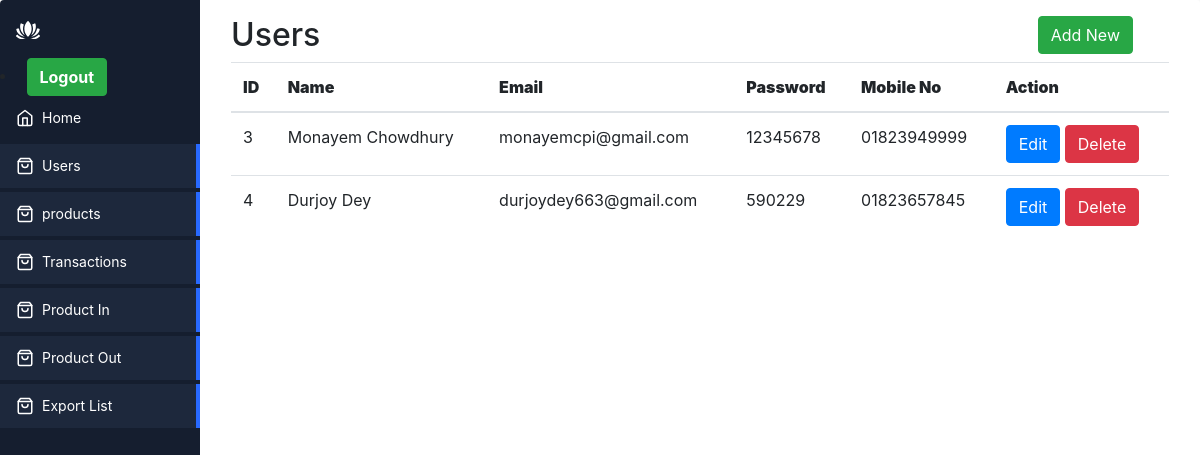
The app's page /users.php (signed in) with its own data.
### tables this page shows
CREATE TABLE `users` (
  `id` int(11) NOT NULL,
  `name` varchar(500) NOT NULL,
  `email` varchar(500) NOT NULL,
  `password` varchar(500) NOT NULL,
  `mobile_no` varchar(500) NOT NULL
);

### users.php (the view, shortened to what this page needs)
<?php
include 'include/header.php';
include 'include/connection.php';
$sql ="SELECT * FROM users" ;
$result = $db->query($sql);
?>
<div class="app-content">
    <div class="container">
        <div class="row">
            <div class="col-md-10">
                <h2>Users</h2>
            </div>
            <div class="col-md-2">
            <a href="registration.php" class="btn btn-success">Add New</a>
            </div>
        </div>
    </div>
    <div class="container-fluid">
        <div class="row">
            <div class="col-md-12">
                <table class="table ">
                    <thead>
                        <th><b>ID</b></th>
                        <th><b>Name</b></th>
                        <th><b>Email </b></th>
                        <th><b>Password</b></th>
                        <th><b>Mobile No</b> </th>
                        <th><b>Action</b></th>
                    </thead>
                    <tbody>
                    <?php while($row = $result->fetch_assoc()): ?>
                        <tr>
                            <td><?php echo $row['id'] ; ?></td>
                            <td><?php echo $row['name'] ; ?></td>
                            <td><?php echo $row['email'] ; ?></td>
                            <td><?php echo $row['password'] ; ?></td>
                            <td><?php echo $row['mobile_no'] ; ?></td>
                        <td>
                            <a href="edit.php?id=<?php echo $row['id']; ?>" class="btn btn-primary">Edit</a>
                            <a href="delete.php?id=<?php echo $row['id']; ?>" class="btn btn-danger" onclick="return confirm('Are you sure you want to delete this user?')">Delete</a>
                        </td>
                        </tr>
                        <?php endwhile; ?>
                    </tbody>
                </table>
            </div>
        </div>
    </div>
</div>
<?php
include 'include/footer.php';
?>

### assets/style.css (style rules this page uses)
* { box-sizing: border-box; }
:root { --app-bg: #101827; --sidebar: rgba(21, 30, 47,1); --sidebar-main-color: #fff; --table-border: #1a2131; --table-header: #1a2131; --app-content-main-color: #fff; --sidebar-link: #fff; --sidebar-active-link: #1d283c; --sidebar-hover-link: #1a2539; --action-color: #2869ff; --action-color-hover: #6291fd; --app-content-secondary-color: #1d283c; --filter-reset: #2c394f; --filter-shadow: rgba(16, 24, 39, 0.8) 0px 6px 12px -2px, rgba(0, 0, 0, 0.3) 0px 3px 7px -3px; }
body, html { margin: 0; padding: 0; height: 100%; width: 100%; }
body { overflow: hidden; font-family: "Poppins", sans-serif; background-color: var(--app-bg); -webkit-font-smoothing: antialiased; -moz-osx-font-smoothing: grayscale; }
.app-content { padding: 16px; background-color: #ffffff; height: 100%; flex: 1; max-height: 100%; display: flex; flex-direction: column; }

### records on screen
users: id "3", name "Monayem Chowdhury", email "monayemcpi@gmail.com", password "12345678", mobile_no "01823949999"
users: id "4", name "Durjoy Dey", email "durjoydey663@gmail.com", password "590229", mobile_no "01823657845"
